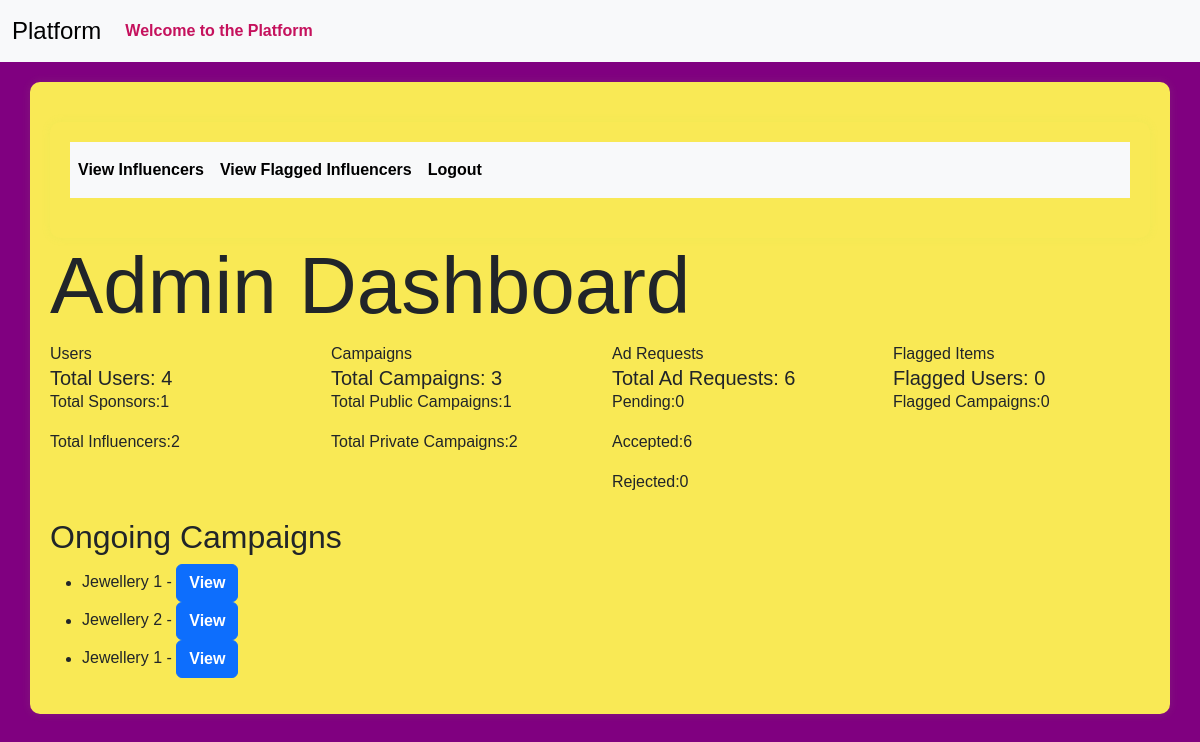
Page /admin (signed in) on the earlier database version.
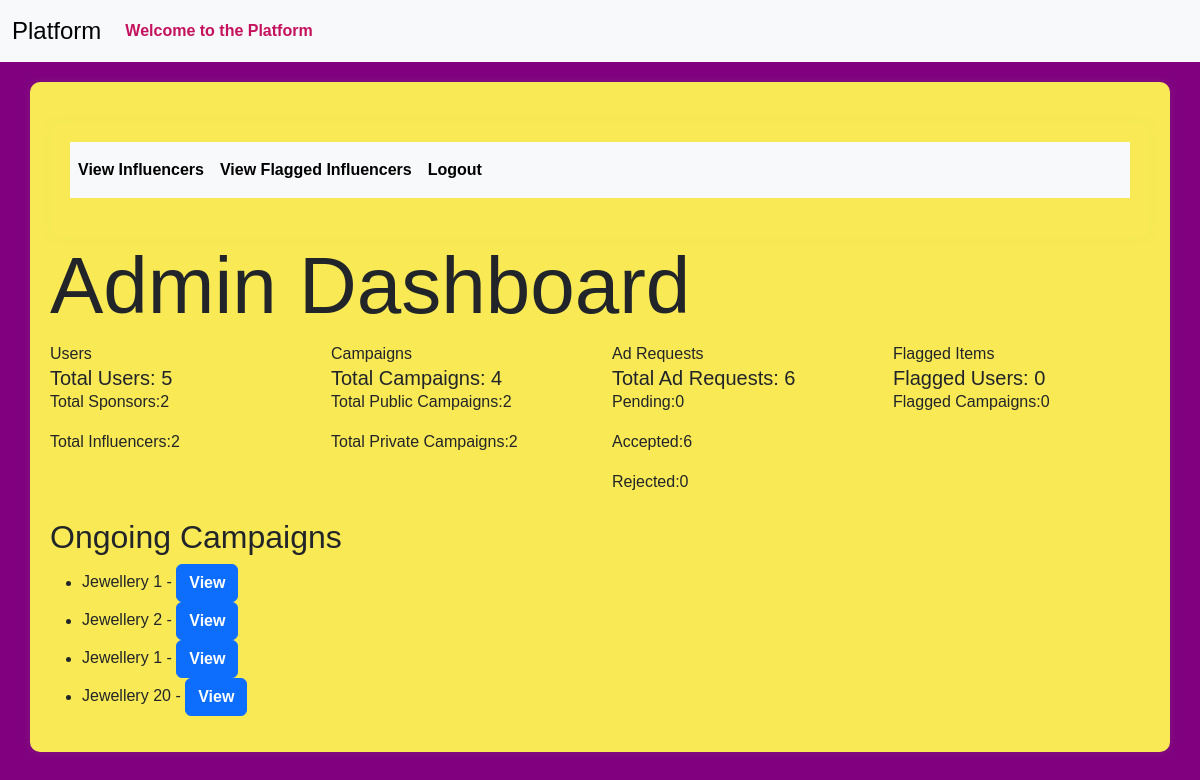
Same page on the later database version.
### models.py (models this page shows)
class Campaign(db.Model):
    __tablename__ = 'campaign'
    id = Column(Integer, primary_key=True)
    name = Column(String(256), unique=False)
    description = Column(Text, nullable=True)
    start_date = Column(Date, nullable=False,default=date.today())
    end_date = Column(Date, nullable=False,default=lambda:date.today()+timedelta(days=30))
    budget = Column(Float, nullable=False,default=0.0)
    visibility = Column(Enum('public', 'private', name='visibility_enum'), nullable=False, default='public')
    sponsor_id = Column(Integer, ForeignKey('sponsor.id'), nullable=False)
    flagged = Column(Boolean, default=False)
    status = Column(String(20), nullable=False,default='In Progress')
    niche = db.Column(db.Enum(NicheEnum), nullable=True)
    completion_status = Column(Boolean, default=False)
    sponsor = relationship('Sponsor', backref='campaigns', overlaps="sponsor_campaigns,sponsor_relation")

### routes.py (the view)
@app.route('/admin')
@auth_required
def admin_dashboard():
    total_users = User.query.count()
    total_sponsors = User.query.filter_by(user_type='sponsor').count()
    total_influencers = User.query.filter_by(user_type='influencer').count()
    total_campaigns = Campaign.query.count()
    total_public_campaigns = Campaign.query.filter_by(visibility='public').count()
    total_private_campaigns = Campaign.query.filter_by(visibility='private').count()
    total_ad_requests = AdRequest.query.count()
    total_pending_requests = AdRequest.query.filter_by(status='Pending').count()
    total_accepted_requests = AdRequest.query.filter_by(status='Accepted').count()
    total_rejected_requests = AdRequest.query.filter_by(status='Rejected').count()
    flagged_users = User.query.filter_by(flagged=True).count()
    flagged_campaigns = Campaign.query.filter_by(flagged=True).count()
    ongoing_campaigns_list = Campaign.query.filter(Campaign.end_date >= date.today()).all()
    flagged_users_list = User.query.filter_by(flagged=True).all()
    flagged_campaigns_list = Campaign.query.filter_by(flagged=True).all()
    flagged_items_list = flagged_users_list + flagged_campaigns_list
    return render_template('admin_dashboard.html', total_users=total_users, total_sponsors=total_sponsors,
                           total_influencers=total_influencers, total_campaigns=total_campaigns,
                           total_public_campaigns=total_public_campaigns, total_private_campaigns=total_private_campaigns,
                           total_ad_requests=total_ad_requests, total_pending_requests=total_pending_requests,
                           total_accepted_requests=total_accepted_requests, total_rejected_requests=total_rejected_requests,
                           flagged_users=flagged_users, flagged_campaigns=flagged_campaigns,
                           ongoing_campaigns=ongoing_campaigns_list, flagged_items=flagged_items_list)

### app.py (called while the page is built)
@login_manager.user_loader
def load_user(user_id):
    return User.query.get(int(user_id))

### routes.py (called while the page is built)
def auth_required(func):
    @wraps(func)
    def inner(*args,**kwargs):
        if 'user_id' in session:
            return func(*args,**kwargs)
        else:
           flash('Kindly login first.')
           return redirect(url_for('login'))
    return inner

### templates/admin_dashboard.html (shortened to what this page needs)
{% extends 'layout.html' %}
{% block content %}
<div class="container">
    <nav class="navbar navbar-expand-lg bg-body-tertiary">
        <div class="collapse navbar-collapse" id="navbarSupportedContent">
          <ul class="navbar-nav me-auto mb-2 mb-lg-0">
            <li class="nav-item">
              <a class="nav-link active" href="{{url_for('admin_view_influencers')}}">View Influencers</a>
            </li>
            <li class="nav-item">
                <a class="nav-link active" href="{{url_for('admin_view_flagged_influencers')}}">View Flagged Influencers</a>
            </li>
            <li class="nav-item">
              <a class="nav-link active" href="{{url_for('logout')}}">Logout</a>
            </li>
          </ul>
        </div>
      </div>
    <h1 class="display-1"> Admin Dashboard</h1>
    <div class="row">
        <div class="col">
            <div class="card-header">
                Users
            </div>
            <div class="card-body">
                <h5 class="card-title">Total Users: {{ total_users}}</h5>
                <p class="card-text"> Total Sponsors:{{total_sponsors}}</p>
                <p class="card-text"> Total Influencers:{{total_influencers}}</p>
            </div>
        </div>
    <div class="col">
        <div class="card-header">
            Campaigns
        </div>
        <div class="card-body">
            <h5 class="card-title">Total Campaigns: {{ total_campaigns}}</h5>
            <p class="card-text"> Total Public Campaigns:{{total_public_campaigns}}</p>
            <p class="card-text"> Total Private Campaigns:{{total_private_campaigns}}</p>
        </div>
    </div>
    <div class="col">
        <div class="card-header">
            Ad Requests
        </div>
        <div class="card-body">
            <h5 class="card-title">Total Ad Requests: {{ total_ad_requests}}</h5>
            <p class="card-text"> Pending:{{total_pending_requests}}</p>
            <p class="card-text"> Accepted:{{total_accepted_requests}}</p>
            <p class="card-text"> Rejected:{{total_rejected_requests}}</p>
        </div>
    </div>
    <div class="col">
        <div class="card-header">
            Flagged Items
        </div>
        <div class="card-body">
            <h5 class="card-title">Flagged Users: {{ flagged_users}}</h5>
            <p class="card-text"> Flagged Campaigns:{{flagged_campaigns}}</p>
        </div>
    </div>
    <div class="mt-4">
        <h2>Ongoing Campaigns</h2>
        {% if ongoing_campaigns %}
            <ul>
                {% for campaign in ongoing_campaigns %}
                    <li>{{ campaign.name }} - <a href="{{ url_for('admin_view_campaign', campaign_id=campaign.id) }}" class="btn btn-primary">View</a></li>
                {% endfor %}
            </ul>
        {% else %}
            <p>No ongoing campaigns.</p>
        {% endif %}
    </div>
</div>
{% endblock %}

Differences in the rows shown:
added Campaign: name "Jewellery 20"
Other differences:
{{ total_users }}: "4" → "5"
{{ total_sponsors }}: "1" → "2"
{{ total_campaigns }}: "3" → "4"
{{ total_public_campaigns }}: "1" → "2"
